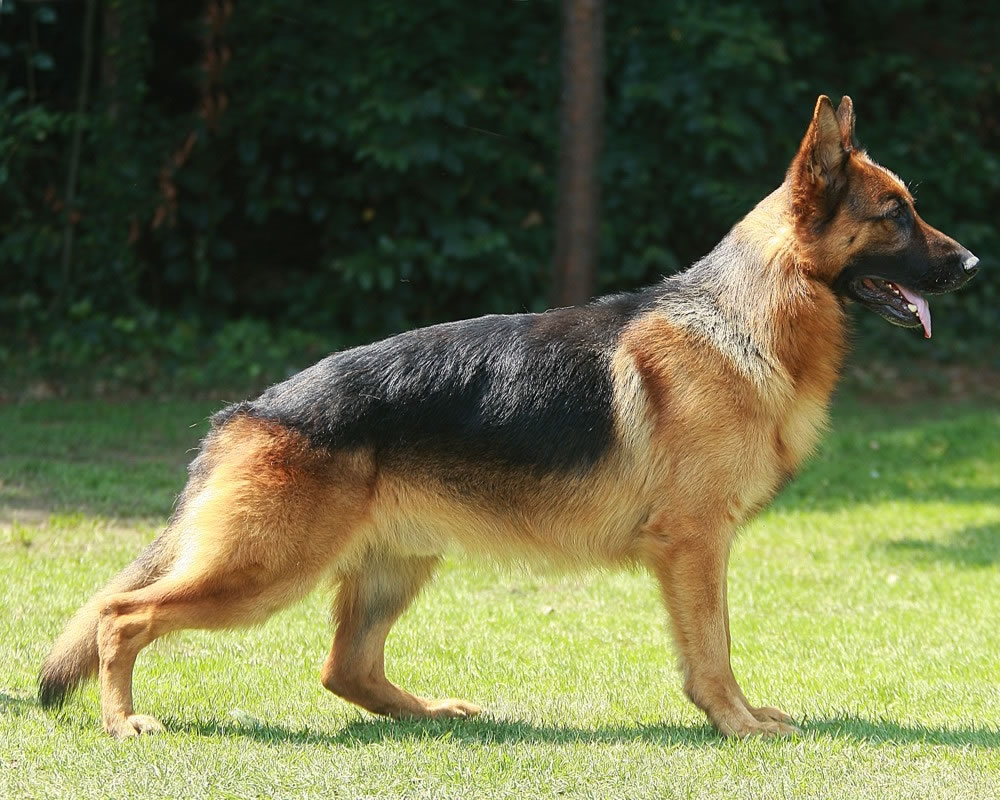
#> input picture src/assets/TimeAttackGame/dog_12.jpg, 1000 x 800 px, given in place of TimeAttackGame, which was not available
$ python strip_generated_checkerboard.py ../src/assets/TimeAttackGame
#> lines starting #> are read from the running program, lines starting #| are printed output that depends on the picture; after the words box and inside, x2 and y2 are one past the last pixel; in counts of white or black regions, pixels touching at a corner belong together; pictures that were not available may be replaced by others from this repository, and a replacement may not be noted
#!/usr/bin/env python3
"""Convert a baked neutral checkerboard around one isolated sprite to alpha."""

from __future__ import annotations

import argparse
from pathlib import Path

import numpy as np
from PIL import Image, ImageDraw, ImageFilter


def strip_background(path: Path) -> None:
    image = Image.open(path).convert("RGB")
#> image is the input picture: PIL image 1000x800 RGB; mean R, G, B 105.9, 109.1, 71.6
    pixels = np.asarray(image, dtype=np.int16)
    chroma = pixels.max(axis=2) - pixels.min(axis=2)
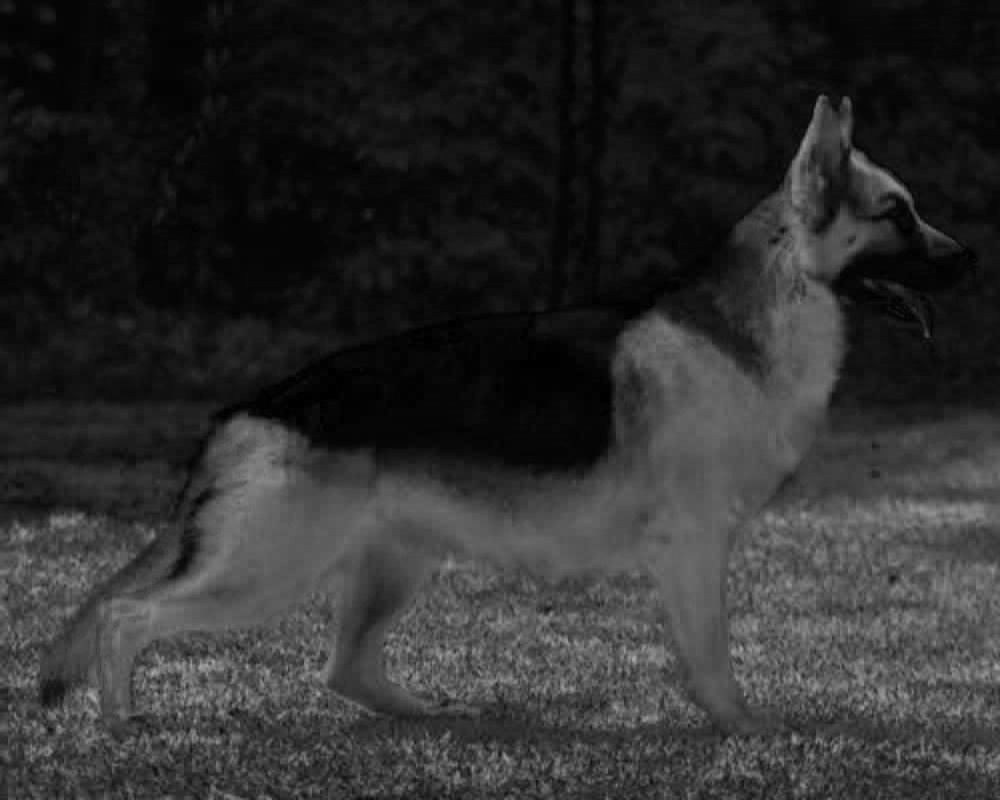
#> chroma: shape (800, 1000) int16; min 0, max 170, mean 45.6
    luminance = pixels.mean(axis=2)
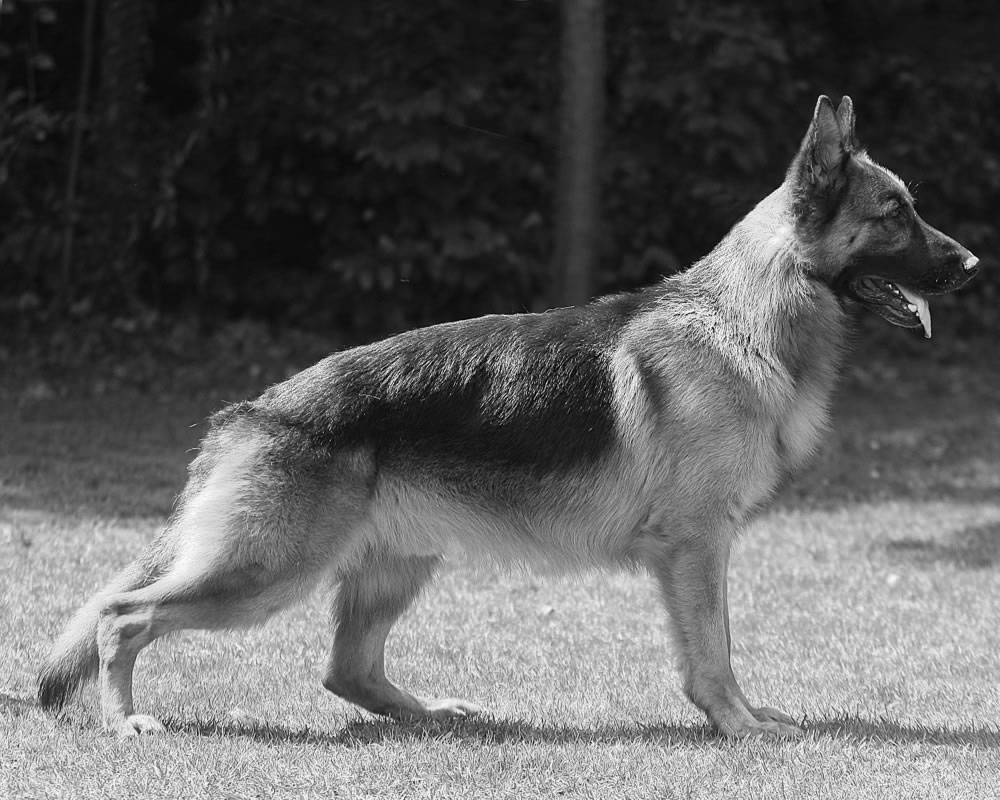
#> luminance: shape (800, 1000) float64; min 0.667, max 253.3, mean 95.5

    background_candidate = (chroma <= 24) & (luminance >= 80)
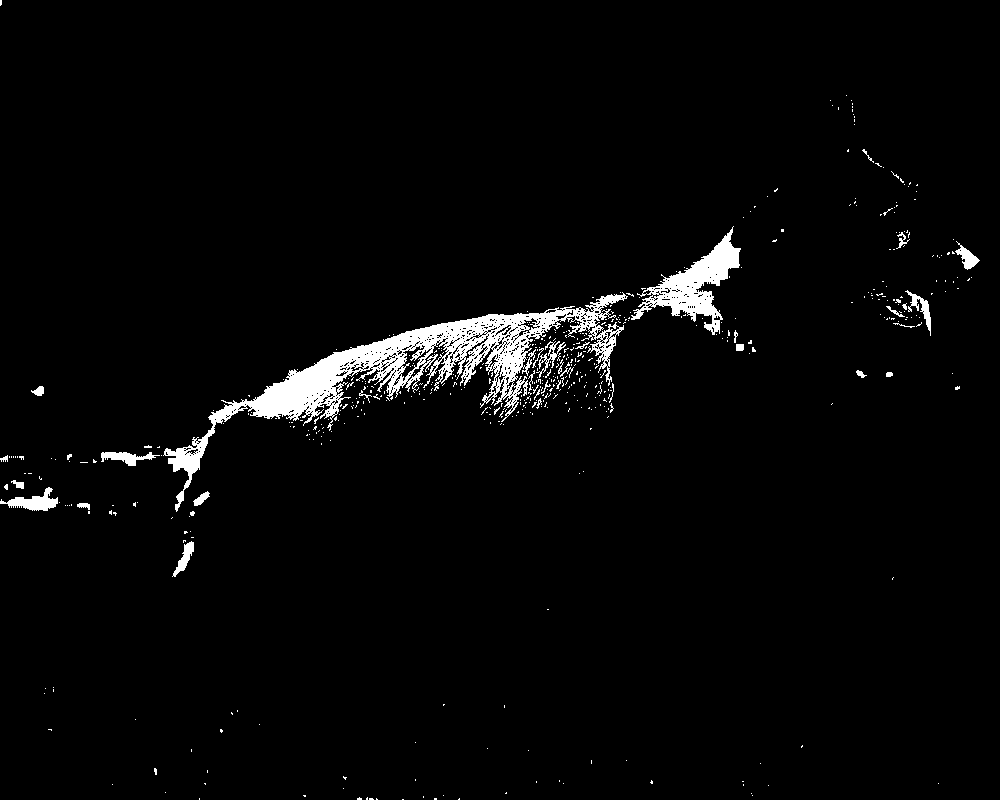
#> background_candidate: shape (800, 1000) bool; 3% white; 539 white regions (507 under 20 px), largest, box (x1, y1, x2, y2) and area: (163, 292, 628, 512) 15175, (631, 226, 741, 335) 3661, (0, 487, 58, 511) 613
    # `.copy()` is required because Pillow may expose `fromarray` storage as read-only,
    # in which case `floodfill` silently leaves large generated images unchanged.
    flood_map = Image.fromarray(np.where(background_candidate, 0, 255).astype(np.uint8)).copy()
    width, height = image.size
#> width = 1000; height = 800
    for corner in ((0, 0), (width - 1, 0), (0, height - 1), (width - 1, height - 1)):
        if flood_map.getpixel(corner) == 0:
            ImageDraw.floodfill(flood_map, corner, 128, thresh=0)
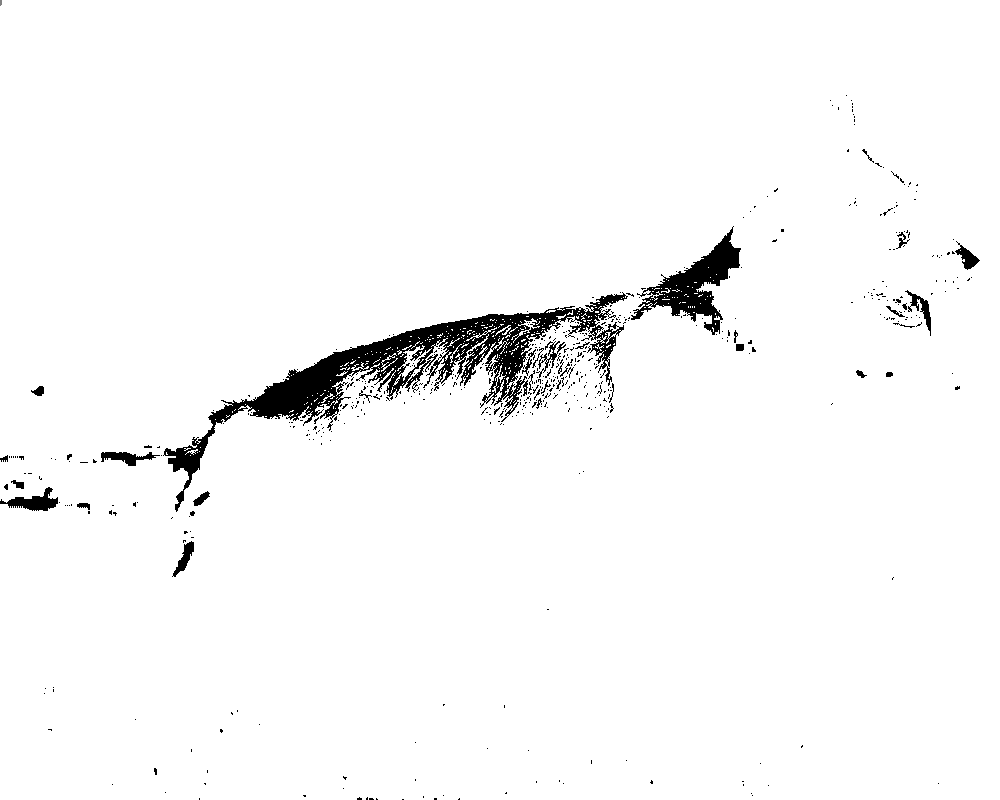
#> flood_map: PIL image 1000x800 L; min 0, max 255, mean 247.5

    flooded = np.asarray(flood_map)
    alpha = Image.fromarray(np.where(flooded == 128, 0, 255).astype(np.uint8))
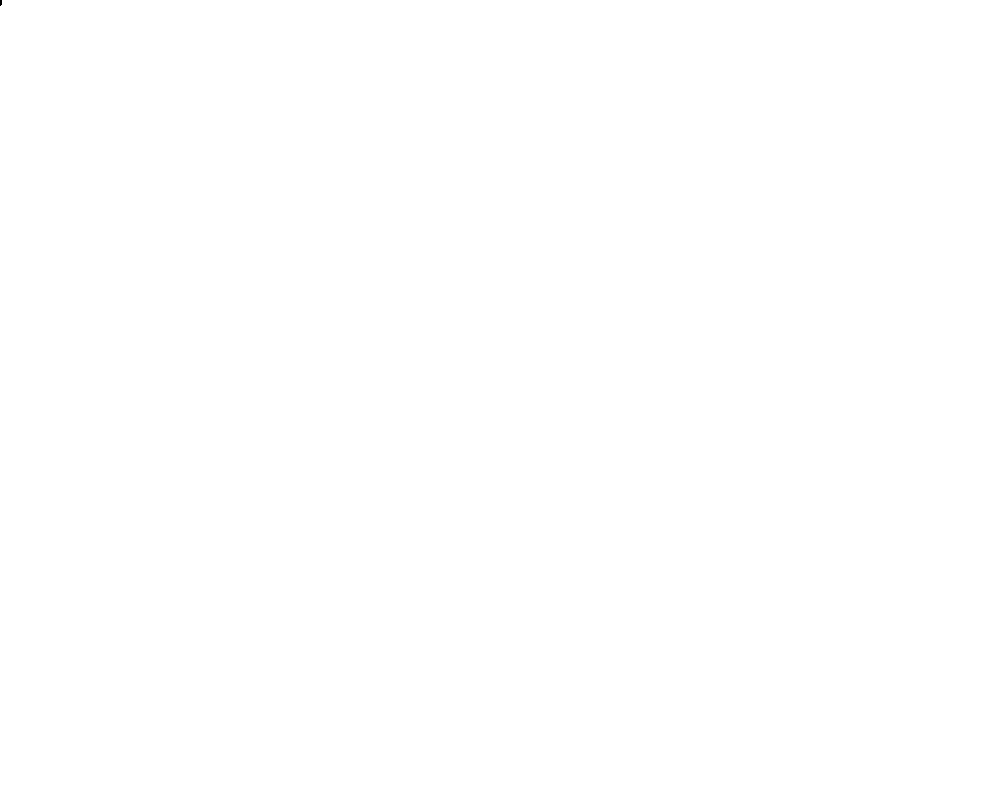
#> alpha: PIL image 1000x800 L; 100% white; 1 black region (1 under 20 px)
    alpha = alpha.filter(ImageFilter.MinFilter(3)).filter(ImageFilter.GaussianBlur(0.45))

    result = image.convert("RGBA")
    result.putalpha(alpha)
    temporary = path.with_suffix(".alpha-tmp.png")
    result.save(temporary, optimize=True)
    temporary.replace(path)


def main() -> None:
    parser = argparse.ArgumentParser()
    parser.add_argument("images", nargs="+", type=Path)
    args = parser.parse_args()

    for image_path in args.images:
        strip_background(image_path)


if __name__ == "__main__":
    main()

$ run again, on src/assets/TimeAttackGame/dog_2.jpg
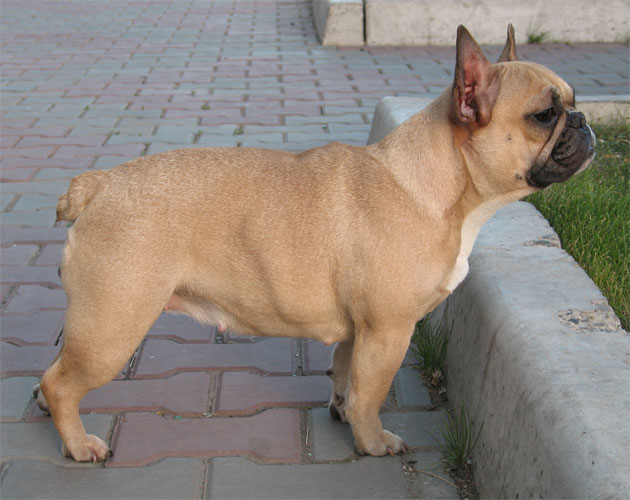
#> input picture src/assets/TimeAttackGame/dog_2.jpg, 630 x 500 px, given in place of TimeAttackGame, which was not available
#> in strip_background, image is the input picture: PIL image 630x500 RGB; mean R, G, B 143.9, 133.1, 123.5
#> in strip_background, `background_candidate = (chroma <= 24) & (luminance >= 80)`:
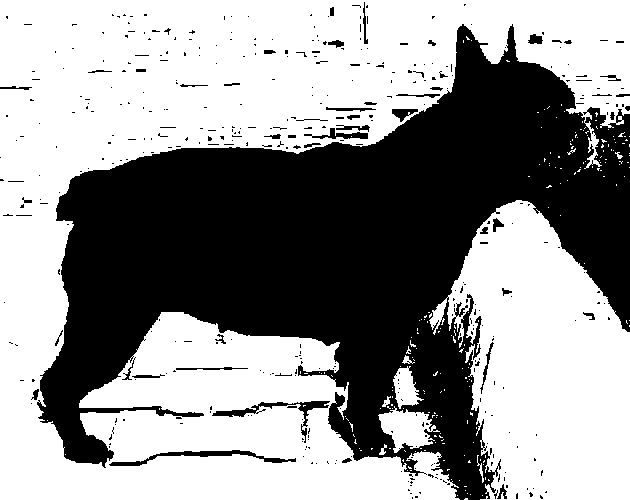
#> background_candidate: shape (500, 630) bool; 58.3% white; 415 black regions (366 under 20 px), largest, box (x1, y1, x2, y2) and area: (37, 24, 630, 500) 125730, (109, 450, 296, 466) 747, (212, 401, 330, 443) 690
#> in strip_background, `result.putalpha(alpha)`:
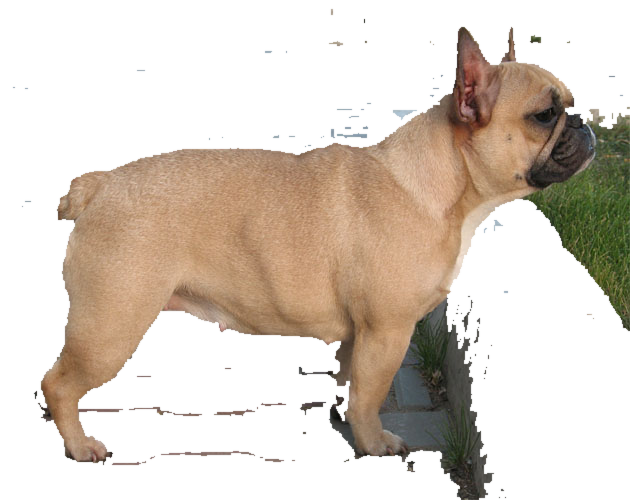
#> result: PIL image 630x500 RGBA; mean R, G, B, A 143.9, 133.1, 123.5, 102.1; transparent parts drawn white

$ run again, on src/assets/TimeAttackGame/dog_3.jpg
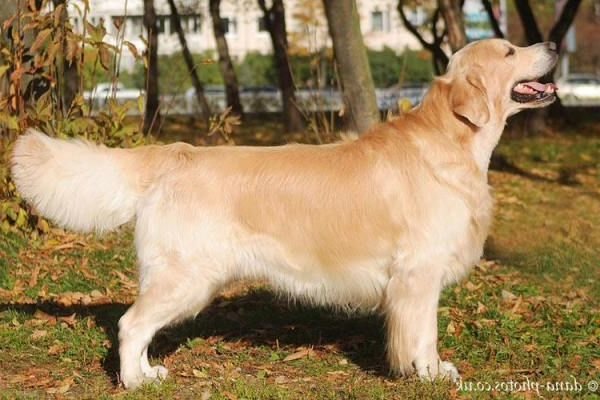
#> input picture src/assets/TimeAttackGame/dog_3.jpg, 600 x 400 px, given in place of TimeAttackGame, which was not available
#> in strip_background, image is the input picture: PIL image 600x400 RGB; mean R, G, B 157.4, 132, 93.7
#> in strip_background, `luminance = pixels.mean(axis=2)`:
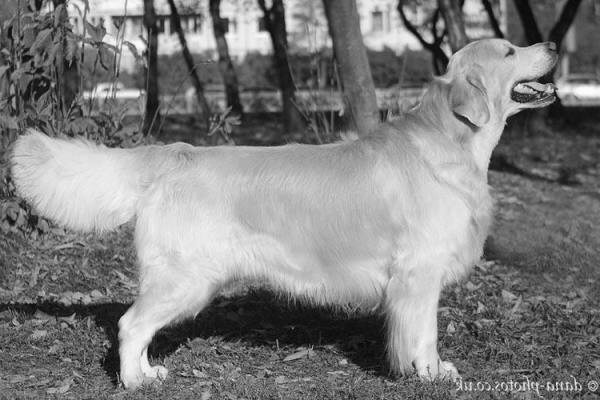
#> luminance: shape (400, 600) float64; min 4.33, max 253.3, mean 127.7
#> in strip_background, `background_candidate = (chroma <= 24) & (luminance >= 80)`:
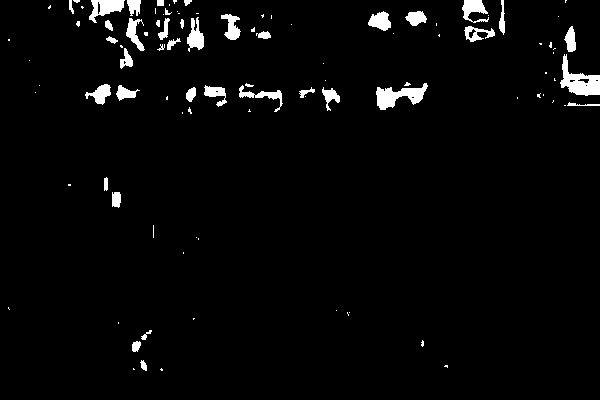
#> background_candidate: shape (400, 600) bool; 3% white; 101 white regions (61 under 20 px), largest, box (x1, y1, x2, y2) and area: (560, 54, 600, 96) 778, (376, 83, 428, 110) 692, (89, 0, 125, 23) 439
#> alpha: PIL image 600x400 L; every value is 255
